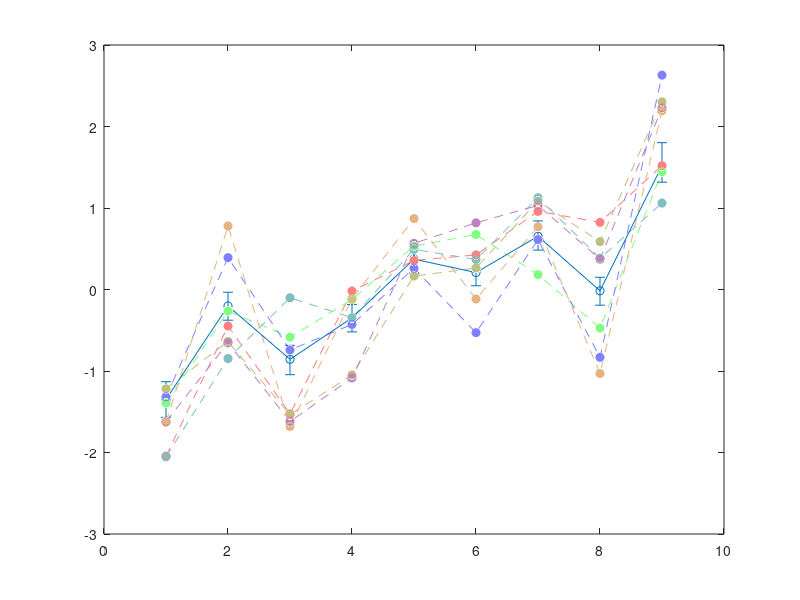

Here is the MATLAB script that generated this plot: (Note: this script raises an error after producing the figure.)
load('va.mat');
load('vb.mat');
load('vc.mat');
load('vd.mat');
load('ve.mat');
load('vf.mat');
load('vg.mat');
load('vave.mat');

%vave = zeros(9,4);
%vave = (va(:,3,:) + vb(:,3,:) + vc(:,3,:) + vd(:,3,:) + ve(:,3,:) + vf(:,3,:) + vg(:,3,:)) / 7;

sn = [1 2 3 4 5 6 7 8 9];

for i = 1:4
    figure;
    % individual
    plot(sn, va(:,3,i), '--o','Color',[1 0.5 0.5],'MarkerFaceColor','auto'); % 95%信頼区間
    hold on;
    plot(sn, vb(:,3,i), '--o','Color',[0.75 0.75 0.5],'MarkerFaceColor','auto');
    hold on;
    plot(sn, vc(:,3,i), '--o','Color',[0.5 1 0.5],'MarkerFaceColor','auto');
    hold on;
    plot(sn, vd(:,3,i), '--o','Color',[0.5 0.75 0.75],'MarkerFaceColor','auto');
    hold on;
    plot(sn, ve(:,3,i), '--o','Color',[0.5 0.5 1],'MarkerFaceColor','auto');
    hold on;
    plot(sn, vf(:,3,i), '--o','Color',[0.75 0.5 0.75],'MarkerFaceColor','auto');
    hold on;
    plot(sn, vg(:,3,i), '--o','Color',[0.9 0.7 0.5],'MarkerFaceColor','auto');
    hold on;

    % average
    errorbar(sn,vave(:,3,i), -vave(:,1,i), vave(:,2,i), '-o','LineWidth',2,'Color',[0.3 0.3 0.3],'MarkerFaceColor',[0.3 0.3 0.3]);
    hold on;

    xticklabels({'gray', 'red', 'orange', 'yellow', 'green', 'blue-green', 'cyan', 'blue', 'magenta'});
    xlabel('色度','FontSize',17)
    xlim([0 10])
    ylabel('選好尺度値','FontSize',17);
    ylim([-3 3])
    hold off;
end